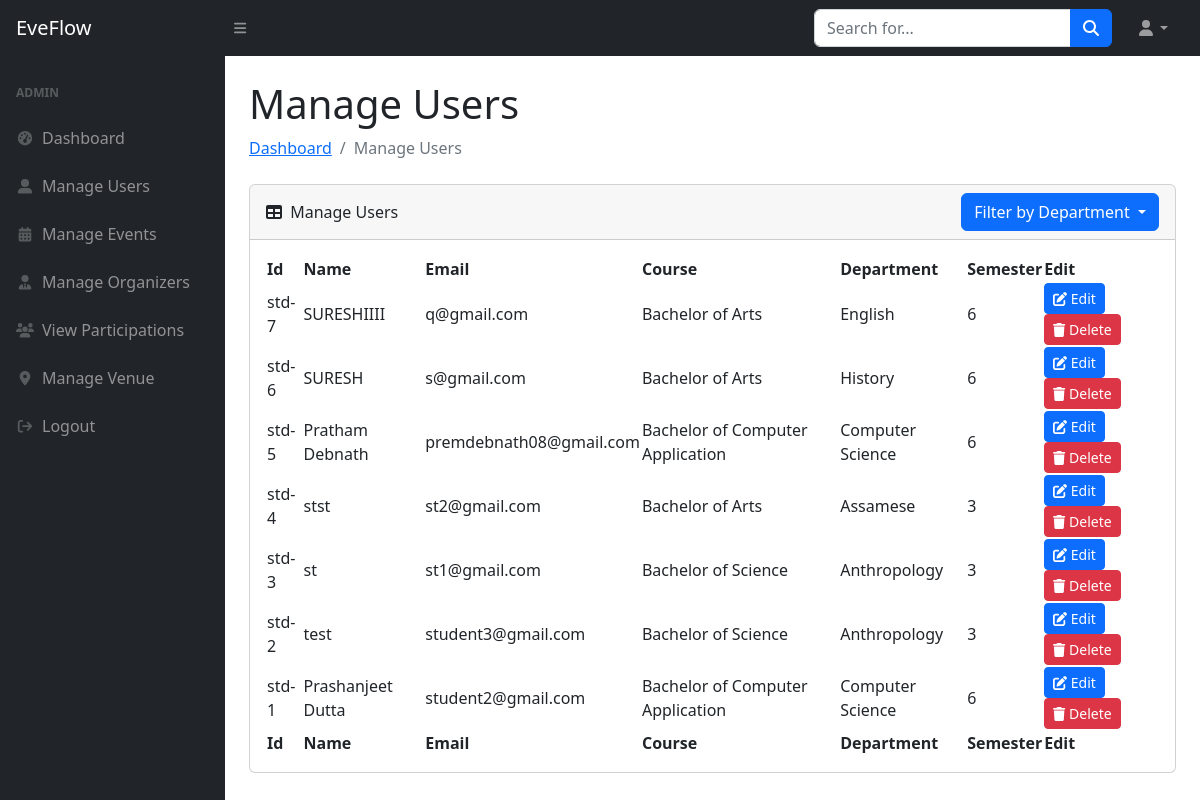
The page /adminpanel/manage_users.php (signed in) on the database its author committed.
### tables this page shows
CREATE TABLE `users` (
  `st_id` varchar(20) NOT NULL,
  `email` varchar(255) NOT NULL,
  `student_name` varchar(255) NOT NULL,
  `course` varchar(255) NOT NULL,
  `dept` varchar(255) NOT NULL,
  `semester` varchar(255) NOT NULL,
  `password` varchar(255) NOT NULL,
  `created_at` timestamp NOT NULL DEFAULT current_timestamp()
);

### adminpanel/manage_users.php (the view, shortened to what this page needs)
<?php
$host = "localhost";
$user = "root";
$password = "";
$database = "eveflow_db";
$conn = new mysqli($host, $user, $password, $database);
$users = $conn->query("SELECT * FROM users ORDER BY created_at DESC");
?>
<!DOCTYPE html>
<html lang="en">
    <head>
        <link href="https://cdn.jsdelivr.net/npm/simple-datatables@7.1.2/dist/style.min.css" rel="stylesheet" />
        <link href="css/styles.css" rel="stylesheet" />
    </head>
    <body class="sb-nav-fixed">
        <nav class="sb-topnav navbar navbar-expand navbar-dark bg-dark">
            <a class="navbar-brand ps-3" href="admin.php">EveFlow</a>
            <button class="btn btn-link btn-sm order-1 order-lg-0 me-4 me-lg-0" id="sidebarToggle" href="#!"><i class="fas fa-bars"></i></button>
            <form class="d-none d-md-inline-block form-inline ms-auto me-0 me-md-3 my-2 my-md-0">
                <div class="input-group">
                    <input class="form-control" type="text" placeholder="Search for..." aria-label="Search for..." aria-describedby="btnNavbarSearch" />
                    <button class="btn btn-primary" id="btnNavbarSearch" type="button"><i class="fas fa-search"></i></button>
                </div>
            </form>
            <ul class="navbar-nav ms-auto ms-md-0 me-3 me-lg-4">
                <li class="nav-item dropdown">
                    <a class="nav-link dropdown-toggle" id="navbarDropdown" href="#" role="button" data-bs-toggle="dropdown" aria-expanded="false"><i class="fas fa-user fa-fw"></i></a>
                </li>
            </ul>
        </nav>
        <div id="layoutSidenav">
            <div id="layoutSidenav_nav">
                <nav class="sb-sidenav accordion sb-sidenav-dark" id="sidenavAccordion">
                    <div class="sb-sidenav-menu">
                        <div class="nav">
                            <div class="sb-sidenav-menu-heading">Admin</div>
                            <a class="nav-link" href="admin.php">
                                <div class="sb-nav-link-icon"><i class="fas fa-tachometer-alt fa-fw"></i></div>
                                Dashboard
                            </a>
                            <a class="nav-link" href="manage_users.php">
                                <div class="sb-nav-link-icon"><i class="fas fa-user-alt fa-fw"></i></div>
                                Manage Users
                            </a>
                            <a class="nav-link" href="manage_events.php">
                                <div class="sb-nav-link-icon"><i class="fas fa-calendar-alt fa-fw"></i></div>
                                Manage Events
                            </a>
                            <a class="nav-link" href="manage_organizers.php">
                                <div class="sb-nav-link-icon"><i class="fas fa-user-tie fa-fw"></i></div>
                                Manage Organizers
                            </a>
                            <a class="nav-link" href="manage_teams.php">
                                <div class="sb-nav-link-icon"><i class="fas fa-users fa-fw"></i></div>
                                View Participations
                            </a>
                            <a class="nav-link" href="manage_venue.php">
                                <div class="sb-nav-link-icon"><i class="fas fa-location-dot fa-fw"></i></div>
                                Manage Venue
                            </a>
                            <a class="nav-link" href="../adminlogout.php">
                                <div class="sb-nav-link-icon"><i class="fas fa-sign-out fa-fw"></i></div>
                                Logout
                            </a>
                        </div>
                    </div>
                </nav>
            </div>
            <div id="layoutSidenav_content">
                <main>
                    <div class="container-fluid px-4">
                        <div class="d-flex justify-content-between align-items-center mt-4">
                            <h1>Manage Users</h1>
                        </div>
                        <ol class="breadcrumb mb-4">
                            <li class="breadcrumb-item"><a href="admin.php">Dashboard</a></li>
                            <li class="breadcrumb-item active">Manage Users</li>
                        </ol>
                        <div class="card mb-4">
                            <div class="card-header">
                                <div class="d-flex justify-content-between align-items-center">
                                    <div>
                                        <i class="fas fa-table me-1"></i>
                                        Manage Users
                                    </div>
                                    <div class="ms-auto">
                                        <div class="dropdown">
                                            <button class="btn btn-primary dropdown-toggle" type="button" id="userFilterDropdown" data-bs-toggle="dropdown" aria-expanded="false">
                                                Filter by Department
                                            </button>
                                        </div>
                                    </div>
                                </div>
                            </div>
                            <div class="card-body">
                                <table id="datatablesSimple">
                                    <thead>
                                        <tr>
                                            <th>Id</th>
                                            <th>Name</th>
                                            <th>Email</th>
                                            <th>Course</th>
                                            <th>Department</th>
                                            <th>Semester</th>
                                            <th>Edit</th>
                                        </tr>
                                    </thead>
                                    <tfoot>
                                        <tr>
                                            <th>Id</th>
                                            <th>Name</th>
                                            <th>Email</th>
                                            <th>Course</th>
                                            <th>Department</th>
                                            <th>Semester</th>
                                            <th>Edit</th>
                                        </tr>
                                    <tbody>
<?php if ($users && $users->num_rows > 0): ?>
    <?php while($row = $users->fetch_assoc()): ?>
        <tr>
            <td><?= htmlspecialchars($row['st_id']) ?></td>
            <td><?= htmlspecialchars($row['student_name']) ?></td>
            <td><?= htmlspecialchars($row['email']) ?></td>
            <td><?= htmlspecialchars($row['course']) ?></td>
            <td><?= htmlspecialchars($row['dept']) ?></td>
            <td><?= htmlspecialchars($row['semester']) ?></td>
            <td>
                <button class="btn btn-sm btn-primary" data-bs-toggle="modal" data-bs-target="#editUserModal<?= htmlspecialchars($row['st_id']) ?>">
                    <i class="fas fa-edit"></i> Edit
                </button>
                <a href="?delete=<?= htmlspecialchars($row['st_id']) ?>" class="btn btn-sm btn-danger" onclick="return confirm('Are you sure you want to delete this user?');">
                    <i class="fas fa-trash"></i> Delete
                </a>
            </td>
        </tr>
    <?php endwhile; ?>
<?php else: ?>
    <tr><td colspan="7" class="text-center">No users found.</td></tr>
<?php endif; ?>
                                    </tbody>
                                </table>
                            </div>
                        </div>
                    </div>
                </main>
            </div>
        </div>
    </body>
</html>

### rows shown on the page
users: st_id "std-7", student_name "SURESHIIII", email "q@gmail.com", course "Bachelor of Arts", dept "English", semester "6"
users: st_id "std-6", student_name "SURESH", email "s@gmail.com", course "Bachelor of Arts", dept "History", semester "6"
users: st_id "std-5", student_name "Pratham Debnath", email "premdebnath08@gmail.com", course "Bachelor of Computer Application", dept "Computer Science", semester "6"
users: st_id "std-4", student_name "stst", email "st2@gmail.com", course "Bachelor of Arts", dept "Assamese", semester "3"
users: st_id "std-3", student_name "st", email "st1@gmail.com", course "Bachelor of Science", dept "Anthropology", semester "3"
users: st_id "std-2", student_name "test", email "student3@gmail.com", course "Bachelor of Science", dept "Anthropology", semester "3"
users: st_id "std-1", student_name "Prashanjeet Dutta", email "student2@gmail.com", course "Bachelor of Computer Application", dept "Computer Science", semester "6"
